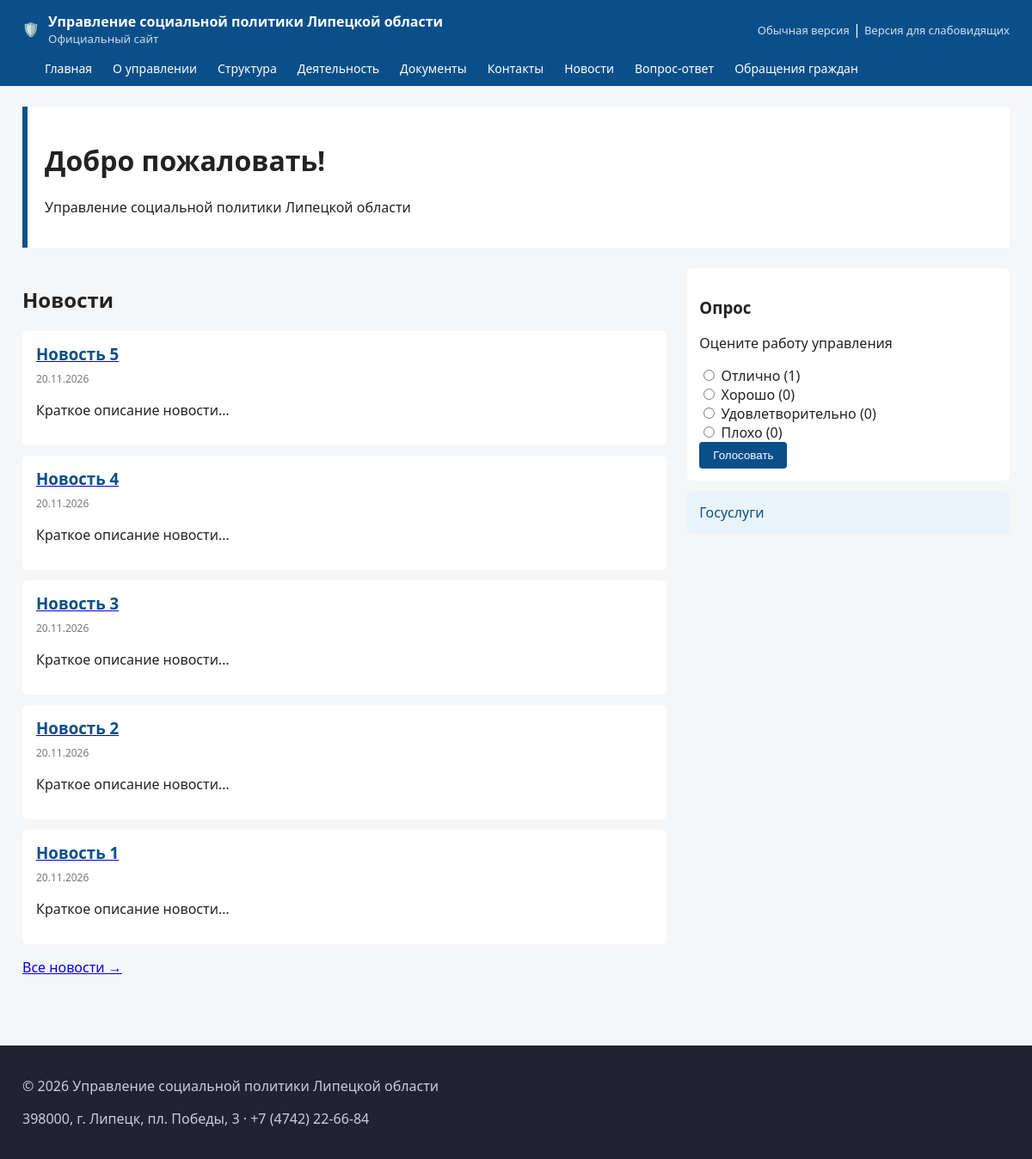
The page / on the database its author committed.
### app/db.py (models this page shows)
class Setting(db.Model):
    __tablename__ = 'settings_params'
    id = db.Column(db.Integer, primary_key=True)
    name = db.Column(db.String(100), unique=True)
    title = db.Column(db.String(255))
    value = db.Column(db.Text)
    sort = db.Column(db.Integer, default=100)

class MenuItem(db.Model):
    __tablename__ = 'menu_items'
    id = db.Column(db.Integer, primary_key=True)
    title = db.Column(db.String(255), nullable=False)
    link = db.Column(db.String(255))
    parent_id = db.Column(db.Integer, db.ForeignKey('menu_items.id'))
    sort = db.Column(db.Integer, default=100)
    active = db.Column(db.Boolean, default=True)
    css = db.Column(db.String(64))
    children = db.relationship('MenuItem', backref=db.backref('parent', remote_side=[id]),
                               order_by='MenuItem.sort')

class IBlockElement(db.Model):
    __tablename__ = 'iblock_element'
    id = db.Column(db.Integer, primary_key=True)
    iblock_id = db.Column(db.Integer, db.ForeignKey('iblock.id'))
    section_id = db.Column(db.Integer, db.ForeignKey('iblock_section.id'))
    name = db.Column(db.String(255), nullable=False)
    preview_text = db.Column(db.Text)
    detail_text = db.Column(db.Text)
    preview_picture = db.Column(db.String(255))
    active = db.Column(db.Boolean, default=True)
    published = db.Column(db.Boolean, default=True)
    sort = db.Column(db.Integer, default=100)
    created_at = db.Column(db.DateTime, default=datetime.utcnow)

class Poll(db.Model):
    __tablename__ = 'polls'
    id = db.Column(db.Integer, primary_key=True)
    title = db.Column(db.String(255))
    question = db.Column(db.Text)
    active_from = db.Column(db.DateTime, default=datetime.utcnow)
    active_to = db.Column(db.DateTime)
    active = db.Column(db.Boolean, default=True)
    answers = db.relationship('PollAnswer', backref='poll')

class PollAnswer(db.Model):
    __tablename__ = 'polls_answers'
    id = db.Column(db.Integer, primary_key=True)
    poll_id = db.Column(db.Integer, db.ForeignKey('polls.id'))
    title = db.Column(db.String(255))
    votes = db.relationship('PollVote', backref='answer')

class Banner(db.Model):
    __tablename__ = 'banner'
    id = db.Column(db.Integer, primary_key=True)
    title = db.Column(db.String(255))
    url = db.Column(db.String(255))
    image = db.Column(db.String(255))
    description = db.Column(db.Text)
    position = db.Column(db.String(64), default='main')
    sort = db.Column(db.Integer, default=100)

### app/frontend.py (the view)
@bp.route('/')
def index():
    news = (IBlockElement.query.join(IBlock)
            .filter(IBlock.code == 'news', IBlockElement.published.is_(True))
            .order_by(IBlockElement.created_at.desc()).limit(10).all())
    banners = Banner.query.filter_by(position='main').order_by(Banner.sort).all()
    poll = Poll.query.filter_by(active=True).first()
    return render_template('index.html', news=news, banners=banners, poll=poll)

### app/backend.py (called while the page is built)
@bp.app_context_processor
def inject_backend_menu():
    return {}

### app/frontend.py (called while the page is built)
def site_settings():
    return {s.name: s.value for s in Setting.query.all()}

@bp.app_context_processor
def inject_globals():
    return dict(
        main_menu=MenuItem.query.filter_by(active=True).order_by(MenuItem.sort).all(),
        settings=site_settings(),
    )

### templates/index.html
{% extends 'base.html' %}
{% block content %}
<div class="hero">
  <h1>Добро пожаловать!</h1>
  <p>Управление социальной политики Липецкой области</p>
</div>
<div class="columns">
  <section class="col-main">
    <h2>Новости</h2>
    {% for n in news %}
      <article class="news-item">
        <a href="/news/{{ n.id }}"><h3>{{ n.name }}</h3></a>
        <time>{{ n.created_at.strftime('%d.%m.%Y') }}</time>
        <p>{{ n.preview_text or '' }}</p>
      </article>
    {% else %}
      <p>Новостей пока нет.</p>
    {% endfor %}
    <p><a href="/news/">Все новости →</a></p>
  </section>
  <aside class="col-side">
    {% if poll %}
    <div class="widget">
      <h3>{{ poll.title }}</h3>
      <form method="post" action="/poll/vote">
        <p>{{ poll.question }}</p>
        {% for a in poll.answers %}
          <label><input type="radio" name="answer_id" value="{{ a.id }}"> {{ a.title }} ({{ a.votes|length }})</label><br>
        {% endfor %}
        <button type="submit">Голосовать</button>
      </form>
    </div>
    {% endif %}
    {% for b in banners %}
      <a class="banner" href="{{ b.url }}">{{ b.title }}</a>
    {% endfor %}
  </aside>
</div>
{% endblock %}

### templates/base.html (shortened to what this page needs)
<!DOCTYPE html>
<html lang="ru">
<head>
  <link rel="stylesheet" href="{{ url_for('static', filename='style.css') }}">
</head>
<body>
<header class="site-header">
  <div class="container header-row">
    <a class="logo" href="/">
      <span class="logo-emblem">🛡️</span>
      <span class="logo-text">
        <strong>{{ settings.get('site_name', 'Управление социальной политики Липецкой области') }}</strong>
        <small>Официальный сайт</small>
      </span>
    </a>
    <div class="version-switch">
      <a href="/?version=original">Обычная версия</a> |
      <a href="/?version=special">Версия для слабовидящих</a>
    </div>
  </div>
  <nav class="main-nav container">
    <ul>
      <li><a href="/">Главная</a></li>
      {% for item in main_menu %}
        <li><a href="{{ item.link or ('/page/' ~ item.id) }}">{{ item.title }}</a></li>
      {% endfor %}
      <li><a href="/news/">Новости</a></li>
      <li><a href="/faq/">Вопрос-ответ</a></li>
      <li><a href="/reception/">Обращения граждан</a></li>
    </ul>
  </nav>
</header>
<main class="container">
  {% block content %}{% endblock %}
</main>
<footer class="site-footer">
  <div class="container">
    <p>© {{ settings.get('year', '2026') }} {{ settings.get('site_name', 'Управление социальной политики Липецкой области') }}</p>
    <p>{{ settings.get('address', 'г. Липецк') }} · {{ settings.get('phone', '') }}</p>
  </div>
</footer>
</body>
</html>

### static/style.css (style rules this page uses)
* { box-sizing:border-box }
body { font-family:"Segoe UI",Roboto,Arial,sans-serif;margin:0;color:#222;background:#f5f6f8 }
.container { max-width:1180px;margin:0 auto;padding:0 16px }
.site-header { background:#0b4f8a;color:#fff }
.header-row { display:flex;justify-content:space-between;align-items:center;padding:14px 16px }
.logo { color:#fff;text-decoration:none;display:flex;gap:10px;align-items:center }
.logo-text small { display:block;font-weight:normal;opacity:.8 }
.version-switch a { color:#cfe3f5;text-decoration:none;font-size:13px }
.main-nav ul { list-style:none;display:flex;flex-wrap:wrap;gap:4px;margin:0;padding:0 16px 10px }
.main-nav a { color:#fff;text-decoration:none;padding:6px 10px;border-radius:4px;font-size:14px }
main.container { padding:24px 16px;min-height:60vh }
.hero { background:#fff;border-left:6px solid #0b4f8a;padding:20px;margin-bottom:24px }
.columns { display:flex;gap:24px }
.col-main { flex:2 }
.col-side { flex:1 }
.news-item { background:#fff;padding:14px 16px;margin-bottom:12px;border-radius:6px }
.news-item h3 { margin:0 0 4px;color:#0b4f8a }
.news-item time { color:#777;font-size:12px }
.widget,.banner { display:block;background:#fff;border-radius:6px;padding:14px;margin-bottom:12px }
.banner { background:#eaf2fa;color:#0b4f8a;text-decoration:none }
button,.btn { background:#0b4f8a;color:#fff;border:0;padding:8px 16px;border-radius:4px;cursor:pointer;text-decoration:none;display:inline-block }
.site-footer { background:#223;margin-top:40px;color:#ccd;padding:20px 0 }

### rows shown on the page
Setting: get "Управление социальной политики Липецкой области"
MenuItem: title "О управлении"
MenuItem: title "Структура"
MenuItem: title "Деятельность"
MenuItem: title "Документы"
MenuItem: title "Контакты"
IBlockElement: name "Новость 5", created_at "20.11.2026", preview_text "Краткое описание новости…"
IBlockElement: name "Новость 4", created_at "20.11.2026", preview_text "Краткое описание новости…"
IBlockElement: name "Новость 3", created_at "20.11.2026", preview_text "Краткое описание новости…"
IBlockElement: name "Новость 2", created_at "20.11.2026", preview_text "Краткое описание новости…"
IBlockElement: name "Новость 1", created_at "20.11.2026", preview_text "Краткое описание новости…"
Poll: title "Опрос", question "Оцените работу управления"
PollAnswer: title "Отлично", votes|length "1"
PollAnswer: title "Хорошо", votes|length "0"
PollAnswer: title "Удовлетворительно", votes|length "0"
PollAnswer: title "Плохо", votes|length "0"
Banner: title "Госуслуги"
Setting: get "398000, г. Липецк, пл. Победы, 3"
Setting: get "+7 (4742) 22-66-84"

### other values the page prints
{{ settings.get('year', '2026') }} "2026"
